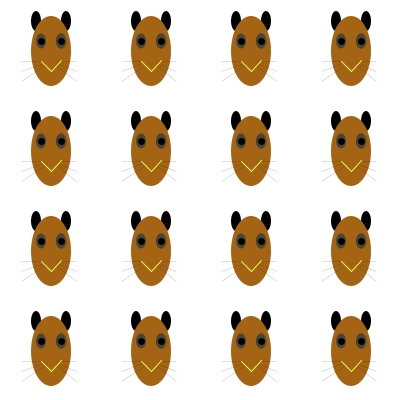
Frame 1 (no input)
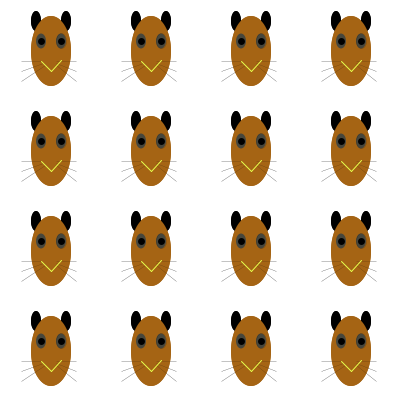
Frame 2 (the mouse pressed at the canvas centre, redrawn once)

The Processing sketch that drew these frames (run headless with seeded random() and noise(); the mouse was pressed at the canvas centre and the sketch redrawn once):

// Processing sketch: processing_39060
// ── processing_39060.pde

void setup(){
  size(400,400);
  background(255);
}
void draw(){     
  for(int r=1; r<width; r+=100){
    for(int b=1; b<width; b+=100){
  Reptar(r,b);
  
}
  }
noLoop();
}
   
 
//The inspiration for this function...my Guinea Pig Reptar
void Reptar(float x, float y){
  pushMatrix();
  noStroke();
  translate(x,y);
  smooth();
  //Ears
  fill(0);
  ellipse(35,20,10,20);
  ellipse(65,20,10,20);
  //Face
  fill(165,100,20);
  ellipse(50,50,40,70);
  fill(70,70,60);
  //Left Eye
  ellipse(40,40,10,15);
  strokeWeight(7);
  stroke(0);
  point(40,40);
  strokeWeight(0);
  fill(70,70,60);
  //Right Eye
  ellipse(60,40,10,15);
  strokeWeight(7);
  stroke(0);
  point(60,40);
  //Left Whiskers
  strokeWeight(0);
  line(20,60,40,60);
  line(20,70,42,62);
  line(20,80,44,64);
  //Right Whiskers
  line(55,60,75,60);
  line(55,62,75,70);
  line(55,64,75,80);
  //Nose
  stroke(230,285,75);
  strokeWeight(1);
  line(50,70,40,60);
  line(50,70,60,59);
  noStroke();
  popMatrix();
}
